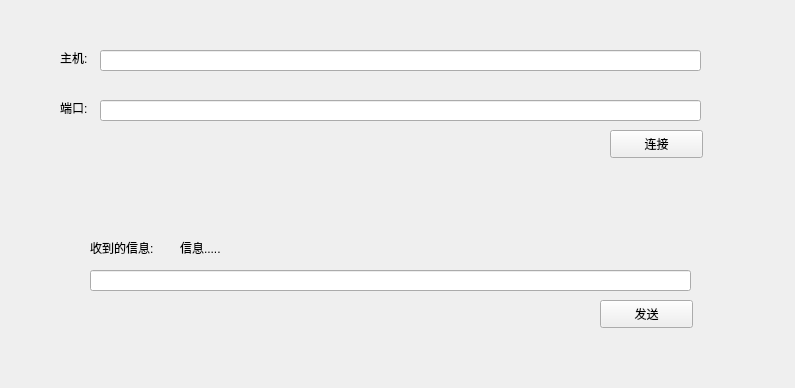
<?xml version="1.0" encoding="UTF-8"?>
<ui version="4.0">
 <class>Widget</class>
 <widget class="QWidget" name="Widget">
  <property name="geometry">
   <rect>
    <x>0</x>
    <y>0</y>
    <width>795</width>
    <height>388</height>
   </rect>
  </property>
  <property name="windowTitle">
   <string>Widget</string>
  </property>
  <widget class="QLabel" name="label">
   <property name="geometry">
    <rect>
     <x>60</x>
     <y>50</y>
     <width>41</width>
     <height>16</height>
    </rect>
   </property>
   <property name="text">
    <string>主机:</string>
   </property>
  </widget>
  <widget class="QLabel" name="label_2">
   <property name="geometry">
    <rect>
     <x>60</x>
     <y>100</y>
     <width>41</width>
     <height>16</height>
    </rect>
   </property>
   <property name="text">
    <string>端口:</string>
   </property>
  </widget>
  <widget class="QLineEdit" name="hostLine">
   <property name="geometry">
    <rect>
     <x>100</x>
     <y>50</y>
     <width>601</width>
     <height>21</height>
    </rect>
   </property>
  </widget>
  <widget class="QLineEdit" name="portLine">
   <property name="geometry">
    <rect>
     <x>100</x>
     <y>100</y>
     <width>601</width>
     <height>21</height>
    </rect>
   </property>
  </widget>
  <widget class="QLabel" name="messageLabel">
   <property name="geometry">
    <rect>
     <x>180</x>
     <y>240</y>
     <width>251</width>
     <height>16</height>
    </rect>
   </property>
   <property name="text">
    <string>信息.....</string>
   </property>
  </widget>
  <widget class="QLabel" name="label_4">
   <property name="geometry">
    <rect>
     <x>90</x>
     <y>240</y>
     <width>91</width>
     <height>16</height>
    </rect>
   </property>
   <property name="text">
    <string>收到的信息:</string>
   </property>
  </widget>
  <widget class="QLineEdit" name="sendLine">
   <property name="geometry">
    <rect>
     <x>90</x>
     <y>270</y>
     <width>601</width>
     <height>21</height>
    </rect>
   </property>
  </widget>
  <widget class="QPushButton" name="sendBtn">
   <property name="geometry">
    <rect>
     <x>600</x>
     <y>300</y>
     <width>93</width>
     <height>28</height>
    </rect>
   </property>
   <property name="text">
    <string>发送</string>
   </property>
  </widget>
  <widget class="QPushButton" name="connectBtn">
   <property name="geometry">
    <rect>
     <x>610</x>
     <y>130</y>
     <width>93</width>
     <height>28</height>
    </rect>
   </property>
   <property name="text">
    <string>连接</string>
   </property>
  </widget>
  <zorder>label</zorder>
  <zorder>label_2</zorder>
  <zorder>portLine</zorder>
  <zorder>hostLine</zorder>
  <zorder>messageLabel</zorder>
  <zorder>label_4</zorder>
  <zorder>sendLine</zorder>
  <zorder>sendBtn</zorder>
  <zorder>connectBtn</zorder>
 </widget>
 <resources/>
 <connections/>
</ui>
